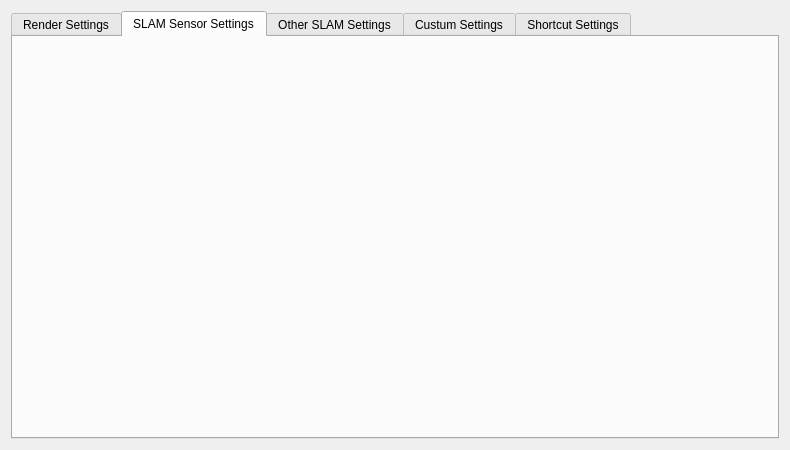
<?xml version="1.0" encoding="UTF-8"?>
<ui version="4.0">
 <class>SettingsPanel</class>
 <widget class="QWidget" name="SettingsPanel">
  <property name="windowModality">
   <enum>Qt::ApplicationModal</enum>
  </property>
  <property name="geometry">
   <rect>
    <x>0</x>
    <y>0</y>
    <width>790</width>
    <height>450</height>
   </rect>
  </property>
  <property name="minimumSize">
   <size>
    <width>790</width>
    <height>450</height>
   </size>
  </property>
  <property name="font">
   <font>
    <family>Arial</family>
   </font>
  </property>
  <property name="windowTitle">
   <string>Settings</string>
  </property>
  <property name="windowIcon">
   <iconset resource="../Icons/MainWindowIcon.qrc">
    <normaloff>:/Icons/Setting.svg</normaloff>:/Icons/Setting.svg</iconset>
  </property>
  <property name="toolTip">
   <string>Settings for this project</string>
  </property>
  <property name="toolTipDuration">
   <number>5</number>
  </property>
  <layout class="QHBoxLayout" name="horizontalLayout_2">
   <item>
    <widget class="QTabWidget" name="tabWidget">
     <property name="minimumSize">
      <size>
       <width>0</width>
       <height>0</height>
      </size>
     </property>
     <property name="autoFillBackground">
      <bool>false</bool>
     </property>
     <property name="currentIndex">
      <number>1</number>
     </property>
     <property name="usesScrollButtons">
      <bool>true</bool>
     </property>
     <property name="movable">
      <bool>true</bool>
     </property>
     <widget class="QWidget" name="tab">
      <property name="minimumSize">
       <size>
        <width>0</width>
        <height>0</height>
       </size>
      </property>
      <attribute name="icon">
       <iconset resource="../Icons/MainWindowIcon.qrc">
        <normaloff>:/Icons/3D MODEL.svg</normaloff>:/Icons/3D MODEL.svg</iconset>
      </attribute>
      <attribute name="title">
       <string>Render Settings</string>
      </attribute>
      <layout class="QVBoxLayout" name="verticalLayout_2">
       <item>
        <layout class="QGridLayout" name="gridLayout_2">
         <item row="1" column="0">
          <layout class="QHBoxLayout" name="horizontalLayout" stretch="9,1,1">
           <item>
            <spacer name="horizontalSpacer">
             <property name="orientation">
              <enum>Qt::Horizontal</enum>
             </property>
             <property name="sizeHint" stdset="0">
              <size>
               <width>468</width>
               <height>20</height>
              </size>
             </property>
            </spacer>
           </item>
           <item>
            <widget class="QPushButton" name="pushButton">
             <property name="text">
              <string>Confirm</string>
             </property>
             <property name="icon">
              <iconset resource="../Icons/MainWindowIcon.qrc">
               <normaloff>:/Icons/ok.svg</normaloff>:/Icons/ok.svg</iconset>
             </property>
             <property name="default">
              <bool>true</bool>
             </property>
            </widget>
           </item>
           <item>
            <widget class="QPushButton" name="pushButton_2">
             <property name="text">
              <string>Cancel</string>
             </property>
             <property name="icon">
              <iconset resource="../Icons/MainWindowIcon.qrc">
               <normaloff>:/Icons/cancel.svg</normaloff>:/Icons/cancel.svg</iconset>
             </property>
            </widget>
           </item>
          </layout>
         </item>
         <item row="0" column="0">
          <layout class="QVBoxLayout" name="verticalLayout" stretch="1,1,1,1">
           <item>
            <widget class="QGroupBox" name="groupBox">
             <property name="minimumSize">
              <size>
               <width>739</width>
               <height>70</height>
              </size>
             </property>
             <property name="title">
              <string>GroupBox</string>
             </property>
            </widget>
           </item>
           <item>
            <widget class="QGroupBox" name="groupBox_2">
             <property name="title">
              <string>GroupBox</string>
             </property>
            </widget>
           </item>
           <item>
            <widget class="QGroupBox" name="groupBox_3">
             <property name="title">
              <string>GroupBox</string>
             </property>
            </widget>
           </item>
           <item>
            <widget class="QGroupBox" name="groupBox_4">
             <property name="title">
              <string>GroupBox</string>
             </property>
            </widget>
           </item>
          </layout>
         </item>
        </layout>
       </item>
      </layout>
     </widget>
     <widget class="QWidget" name="tab_2">
      <attribute name="icon">
       <iconset resource="../Icons/MainWindowIcon.qrc">
        <normaloff>:/Icons/ROBOT_TXT.svg</normaloff>:/Icons/ROBOT_TXT.svg</iconset>
      </attribute>
      <attribute name="title">
       <string>SLAM Sensor Settings</string>
      </attribute>
     </widget>
     <widget class="QWidget" name="tab_5">
      <attribute name="icon">
       <iconset resource="../Icons/MainWindowIcon.qrc">
        <normaloff>:/Icons/ROBOT_TXT.svg</normaloff>:/Icons/ROBOT_TXT.svg</iconset>
      </attribute>
      <attribute name="title">
       <string>Other SLAM Settings</string>
      </attribute>
     </widget>
     <widget class="QWidget" name="tab_3">
      <attribute name="icon">
       <iconset resource="../Icons/MainWindowIcon.qrc">
        <normaloff>:/Icons/custum.svg</normaloff>:/Icons/custum.svg</iconset>
      </attribute>
      <attribute name="title">
       <string>Custum Settings</string>
      </attribute>
     </widget>
     <widget class="QWidget" name="tab_4">
      <attribute name="icon">
       <iconset resource="../Icons/MainWindowIcon.qrc">
        <normaloff>:/Icons/shortcuts.svg</normaloff>:/Icons/shortcuts.svg</iconset>
      </attribute>
      <attribute name="title">
       <string>Shortcut Settings</string>
      </attribute>
     </widget>
    </widget>
   </item>
  </layout>
 </widget>
 <resources>
  <include location="../Icons/MainWindowIcon.qrc"/>
 </resources>
 <connections/>
</ui>
